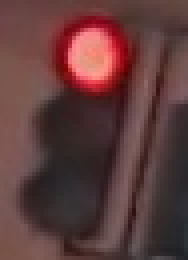
#> input picture src/traffic_light_images/training/red/0866866d-298d-4bff-afa0-6456ad7fd807.jpg, 47 x 65 px (shown 4 times larger)
$ jupyter execute --allow-errors main.ipynb   (shell and % lines are left out)
#> lines starting #> are read from the running program, lines starting #| are printed output that depends on the picture
# Traffic Light Classifier
---

In this project, I’ll use your knowledge of computer vision techniques to build a classifier for images of traffic lights! Given a dataset of traffic light images in which one of three lights is illuminated: red, yellow, or green. The tasks will be broken down into a few sections:

1. **Loading and visualizing the data**.

2. **Pre-processing**.

3. **Feature extraction**.
    Extract some features from each image that will help distinguish and eventually classify these images.

4. **Classification and visualizing error**.
    Features to classify *any* traffic light image.

5. **Evaluate your model**.

# 1. Loading and Visualizing the Traffic Light Dataset

This traffic light dataset consists of 1484 number of color images in 3 categories - red, yellow, and green. As with most human-sourced data, the data is not evenly distributed among the types. There are:
* 904 red traffic light images
* 536 green traffic light images
* 44 yellow traffic light images

*Note: All images come from this [MIT self-driving car course](https://selfdrivingcars.mit.edu/) and are licensed under a [Creative Commons Attribution-ShareAlike 4.0 International License](https://creativecommons.org/licenses/by-sa/4.0/).*

## a. Import resources

Before you get started on the project code, import the libraries and resources that needed.

[cell 1]
import cv2 # computer vision library
import random # for testingg
import numpy as np
import matplotlib.pyplot as plt
import matplotlib.image as mpimg # for loading in images

import os
import glob # library for loading images from a directory

## b. Training and Testing Data

All 1484 of the traffic light images are separated into training and testing datasets.

* 80% of these images are training images to create a classifier.
* 20% are test images, which will be used to test the accuracy of the classifier.
* All images are pictures of 3-light traffic lights with one light illuminated.

## c. Define the image directories

First, we set some variables to keep track of some where our images are stored:

    IMAGE_DIR_TRAINING: the directory where our training image data is stored
    IMAGE_DIR_TEST: the directory where our test image data is stored

[cell 2]
# Image data directories
IMAGE_DIR_TRAINING = "traffic_light_images/training/"
IMAGE_DIR_TEST = "traffic_light_images/test/"

## d. Load the datasets

These first few lines of code will load the training traffic light images and store all of them in a variable, `IMAGE_LIST`. This list contains the images and their associated label ("red", "yellow", "green").

This will give you a good idea about how lots of image files can be read in from a directory using the [glob library](https://pymotw.com/2/glob/). The `load_dataset` function takes in the name of an image directory and returns a list of images and their associated labels.

For example, the first image-label pair in `IMAGE_LIST` can be accessed by index:
``` IMAGE_LIST[0][:]```.

[cell 3]
# Load the image in
# This function loads in images and their labels and places them in a list
# The list contains all images and their associated labels
# For example, after data is loaded, im_list[0][:] will be the first image-label pair in the list
def load_dataset(image_dir):

    # Populate this empty image list
#> called with image_dir = 'traffic_light_images/training/'
    im_list = []
    image_types = ["red", "yellow", "green"]

    # Iterate through each color folder
    for im_type in image_types:

        # Iterate through each image file in each image_type folder
        # glob reads in any image with the extension "image_dir/im_type/*"
        for file in glob.glob(os.path.join(image_dir, im_type, "*")):

            # Read in the image
            im = mpimg.imread(file)
#> im is the input picture: shape (65, 47, 3); mean R, G, B 95.1, 60.2, 59.8

            # Check if the image exists/if it's been correctly read-in
            if not im is None:
                # Append the image, and it's type (red, green, yellow) to the image list
                im_list.append((im, im_type))

    return im_list

[cell 4]
# Using the load_dataset function in helpers.py
# Load training data
IMAGE_LIST = load_dataset(IMAGE_DIR_TRAINING)

## e. Visualize the Data

The first steps in analyzing any dataset are to 1. load the data and 2. look at the data. Seeing what it looks like will give an idea of what to look for in the images, what kind of noise or inconsistencies developer have to deal with, and so on. This will help us understand the image dataset, and **understanding a dataset is part of making predictions about the data**.
Visualize and explore the image data! Write code to display an image in `IMAGE_LIST`:
* Display the image
* Print out the shape of the image
* Print out its corresponding label

[cell 5]
# Quick view of the image
f, (ax1, ax2, ax3) = plt.subplots(1, 3, figsize=(20,10))
ax1.set_title(IMAGE_LIST[0][1])
ax1.imshow(IMAGE_LIST[0][0])

#> (the rest of this cell did not finish here and is left out)

---
# 2. Pre-process the Data

After loading in each image, you have to standardize the input and output!

### Input

This means that every input image should be in the same format, of the same size, and so on. We'll be creating features by performing the same analysis on every picture, and for a classification task like this, it's important that **similar images create similar features**!

### Output

We also need the output to be a label that is easy to read and easy to compare with other labels. It is good practice to convert categorical data like "red" and "green" to numerical data.

A very common classification output is a 1D list that is the length of the number of classes - three in the case of red, yellow, and green lights - with the values 0 or 1 indicating which class a certain image is. For example, since we have three classes (red, yellow, and green), we can make a list with the order: [red value, yellow value, green value]. In general, order does not matter, we choose the order [red value, yellow value, green value] in this case to reflect the position of each light in descending vertical order.

A red light should have the  label: [1, 0, 0]. Yellow should be: [0, 1, 0]. Green should be: [0, 0, 1]. These labels are called **one-hot encoded labels**.

*(Note: one-hot encoding will be especially important when you work with [machine learning algorithms](https://machinelearningmastery.com/how-to-one-hot-encode-sequence-data-in-python/)).*

---
<a id='task2'></a>
## a. (IMPLEMENTATION): Standardize the input images

* Resize each image to the desired input size: 32x32px.
* (Optional) You may choose to crop, shift, or rotate the images in this step as well.

It's very common to have square input sizes that can be rotated (and remain the same size), and analyzed in smaller, square patches. It's also important to make all your images the same size so that they can be sent through the same pipeline of classification steps!

[cell 6]
# This function should take in an RGB image and return a new, standardized version
def standardize_input(image):
    image_crop = np.copy(image)
    row_crop = 7
    col_crop = 8

    # Crop to cut out the white surround part
    image_crop = image[row_crop:-row_crop, col_crop:-col_crop, :]

    # Resize the images
    standard_im = cv2.resize(image_crop, (32, 32))
    return standard_im

## b. Standardize the output

With each loaded image, we also specify the expected output. For this, we use **one-hot encoding**.

* One-hot encode the labels. To do this, create an array of zeros representing each class of traffic light (red, yellow, green), and set the index of the expected class number to 1.

Since we have three classes (red, yellow, and green), we have imposed an order of: [red value, yellow value, green value]. To one-hot encode, say, a yellow light, we would first initialize an array to [0, 0, 0] and change the middle value (the yellow value) to 1: [0, 1, 0].

---
<a id='task3'></a>
### (IMPLEMENTATION): Implement one-hot encoding

[cell 7]
## TODO: One hot encode an image label
## Given a label - "red", "green", or "yellow" - return a one-hot encoded label

# Examples:
# one_hot_encode("red") should return: [1, 0, 0]
# one_hot_encode("yellow") should return: [0, 1, 0]
# one_hot_encode("green") should return: [0, 0, 1]

def one_hot_encode(label):

    ## TODO: Create a one-hot encoded label that works for all classes of traffic lights
    one_hot_encoded = [1, 0, 0] # red has the most picture

    if(label == 'green'):
        one_hot_encoded = [0, 0, 1]
    elif (label == 'yellow'):
        one_hot_encoded = [0, 1, 0]

    return one_hot_encoded

## c. Construct a `STANDARDIZED_LIST` of input images and output labels.

This function takes in a list of image-label pairs and outputs a **standardized** list of resized images and one-hot encoded labels.

This uses the functions you defined above to standardize the input and output, so those functions must be complete for this standardization to work!

[cell 8]
def standardize(image_list):

    # Empty image data array
    standard_list = []

    # Iterate through all the image-label pairs
    for item in image_list:
        image = item[0]
        label = item[1]

        # Standardize the image
        standardized_im = standardize_input(image)

        # One-hot encode the label
        one_hot_label = one_hot_encode(label)

        # Append the image, and it's one hot encoded label to the full, processed list of image data
        standard_list.append((standardized_im, one_hot_label))
#> this loop made 4 passes
#> pass 1, in standardize_input, `image_crop = image[row_crop:-row_crop, col_crop:-col_crop, :]`:
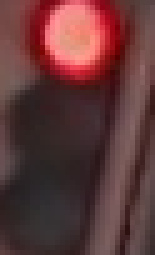
#> image_crop: shape (51, 31, 3) (shown 5 times larger); mean R, G, B 96.5, 56.1, 56.7
#> pass 1, in standardize_input, `standard_im = cv2.resize(image_crop, (32, 32))`:
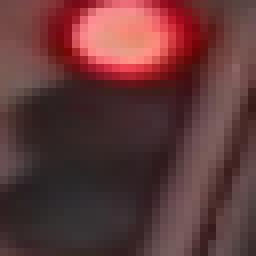
#> standard_im: shape (32, 32, 3) (shown 8 times larger); mean R, G, B 96.4, 56, 56.5
#> pass 2, in standardize_input (call 2), `standard_im = cv2.resize(image_crop, (32, 32))`:
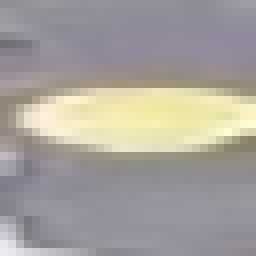
#> standard_im: shape (32, 32, 3) (shown 8 times larger); mean of channels 0, 1, 2 165.3, 160.7, 155.8; drawn as R, G, B
#> pass 3, in standardize, `image = item[0]`:
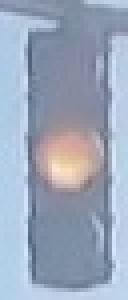
#> image: shape (75, 32, 3) (shown 4 times larger); mean R, G, B 155.6, 167.3, 186.8

    return standard_list

# Standardize all training images
STANDARDIZED_LIST = standardize(IMAGE_LIST)

## d. Visualize the standardized data

Display a standardized image from STANDARDIZED_LIST and compare it with a non-standardized image from IMAGE_LIST. Note that their sizes and appearance are different!

[cell 9]
## TODO: Display a standardized image and its label
image_num = 0

# Display the image:
plt.imshow(STANDARDIZED_LIST[image_num][0])
print("Shape: "+str(STANDARDIZED_LIST[image_num][0].shape))
#| Shape: (32, 32, 3)
print("Label: " + str(STANDARDIZED_LIST[image_num][1]))

# 3. Feature Extraction

Usingcolor spaces, shape analysis, and feature construction to create features that help distinguish and classify the three types of traffic light images.
One thing to note is that must **never classify a red light as a green light** because this creates a serious safety risk for a self-driving car.
These features will be combined near the end of his notebook to form a complete classification algorithm.

## a. Creating a brightness feature

There are a number of ways to create a brightness feature that will help us characterize images of traffic lights, and it will be up to the developer to decide on the best procedure to complete this step.

## b. RGB to HSV conversion

Below, a test image is converted from RGB to HSV colorspace and each component is displayed in an image.

[cell 10]
# Convert and image to HSV colorspace
# Visualize the individual color channels

image_num = 0
test_im = STANDARDIZED_LIST[image_num][0]
test_label = STANDARDIZED_LIST[image_num][1]

# Convert to HSV
hsv = cv2.cvtColor(test_im, cv2.COLOR_RGB2HSV)
#> hsv: shape (32, 32, 3); mean H, S, V 81.7, 96.7, 96.4

# Print image label
print('Label [red, yellow, green]: ' + str(test_label))

# HSV channels
h = hsv[:,:,0]
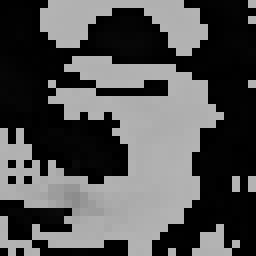
#> h: shape (32, 32) (shown 8 times larger); min 0, max 179, mean 81.7
s = hsv[:,:,1]
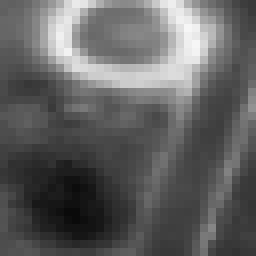
#> s: shape (32, 32) (shown 8 times larger); min 10, max 246, mean 96.7
v = hsv[:,:,2]
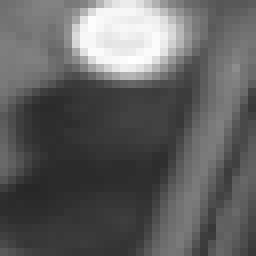
#> v: shape (32, 32) (shown 8 times larger); min 38, max 255, mean 96.4

# Plot the original image and the three channels
f, (ax1, ax2, ax3, ax4) = plt.subplots(1, 4, figsize=(20,10))
ax1.set_title('Standardized image')
ax1.imshow(test_im)
ax2.set_title('H channel')
ax2.imshow(h, cmap='gray')
ax3.set_title('S channel')
ax3.imshow(s, cmap='gray')
ax4.set_title('V channel')
ax4.imshow(v, cmap='gray')
